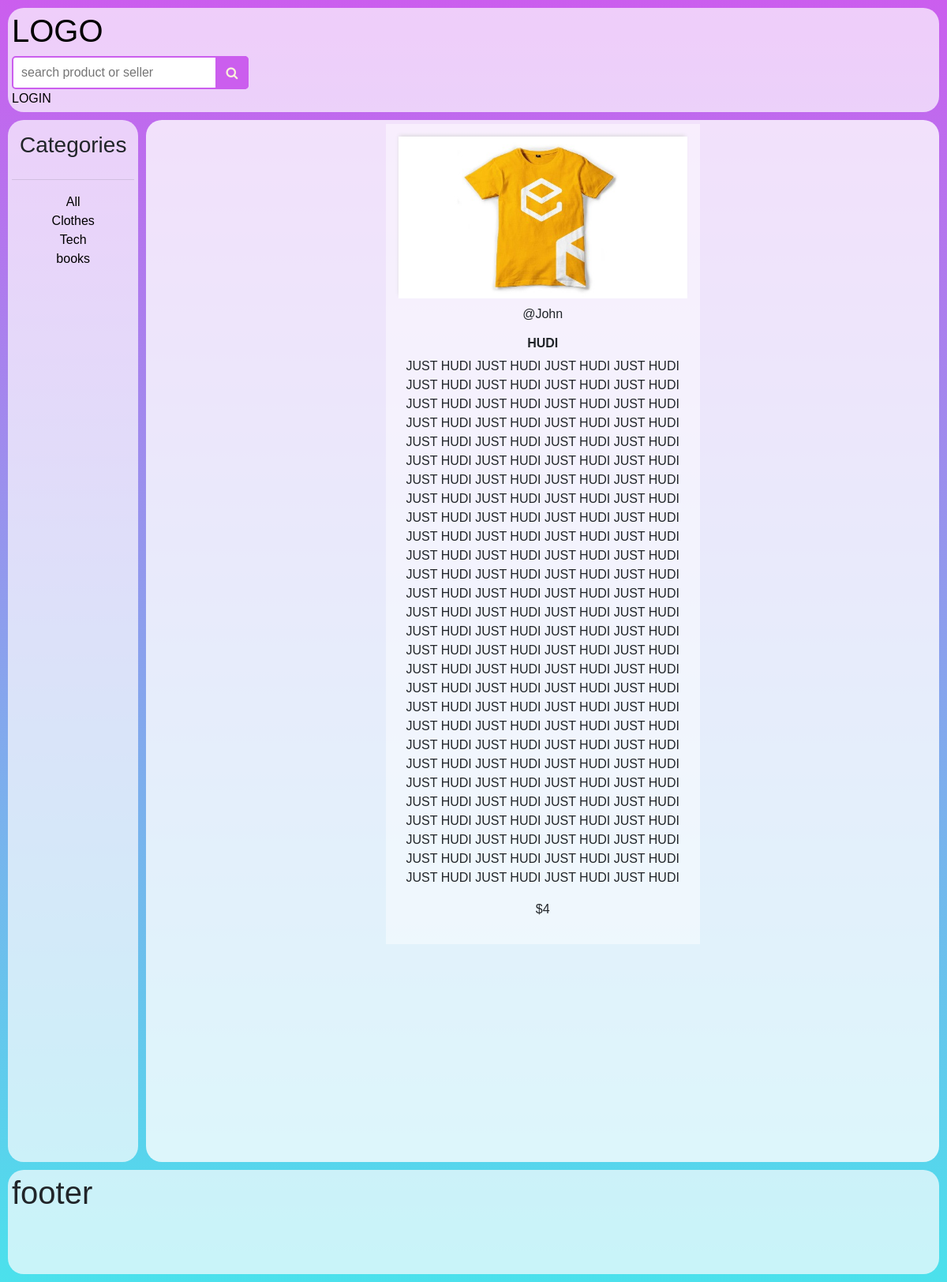
The app's page /product/c60f9ee2-b746-11ec-a160-94de8021488a/ with its own data.
### store/models.py (models this page shows, shortened)
class Category(models.Model):
    name = models.CharField(max_length=200, db_index=True)
    slug = models.SlugField(max_length=200, db_index=True, unique=True)
    class Meta:
        ordering = ('name',)
        verbose_name = 'Category'
        verbose_name_plural = 'Categories'

class Product(models.Model):
    seller =  models.ForeignKey(User,on_delete=models.CASCADE ,related_name='products')
    category = models.ForeignKey(Category, related_name='products',on_delete=models.SET_NULL,null=True)
    name = models.CharField(max_length=200, db_index=True)
    image = models.ImageField(blank=True,null = True)
    description = models.TextField(blank=True)
    price = models.PositiveIntegerField()
    quantity = models.PositiveIntegerField()
    available = models.BooleanField(default=True)
    created = models.DateTimeField(auto_now_add=True)
    updated = models.DateTimeField(auto_now=True)
    id = models.UUIDField(primary_key=True, default=uuid.uuid1, editable=False)
    class Meta:
        ordering = ('name',)
        verbose_name = 'Товар'
        verbose_name_plural = 'Товары'
    @property
    def ImageURL(self):
        try:
            url = self.image.url
        except:
            url = ''
        return url

class User(AbstractUser):
    email = models.EmailField(unique=True,max_length=250)
    avatar = models.ImageField(null=True, default="avatar.svg")

### store/views.py (the view)
# urls.py: path('product/<uuid:uuid>/',views.product_detail,name = 'product'),
def product_detail(request,uuid):
    categories = Category.objects.all()
    product = get_object_or_404(Product,id=uuid,available=True)
    context = {'product':product,'categories':categories}
    return render(request,'store/product_detail.html',context)

### store/templates/store/product_detail.html
{% include 'main.html' %}
<nav>
    <h3 style='align:center; padding:10px;'>Categories</h3>
    <hr>
    <div align='center'>
        <a href="{% url 'store' %}">All</a>
    </div>
    {% for category in categories %}
     <div align = 'center'>
        <a href="{% url 'store' %}?search={{category.slug}}">{{category.name}}</a>
    </div>
    {% endfor %}
</nav>
<section>
    <div style='margin:0% 30% 0% 30%' align='center'>
        <div class='product-wrapper'>
        <img src="{{product.ImageURL}}" class='thumbnail'>
        <h6 style=" align: right; padding-top:10px">@{{product.seller.username}}</h6>
        <h6 style=" padding-top:10px;align:left;" ><strong>{{product.name}}</strong></h6>
        <p>{{product.description}}</p>
        <p>${{product.price}}</p>
        </div>
    </div>
</section>
<footer>
    <h1>footer</h1>
</footer>

### static/style/main.css (style rules this page uses)
* { scrollbar-width: thin; scrollbar-color: rgb(255, 255, 255) rgb(0, 0, 0); }
body { font-family: 'Montserrat', sans-serif; display: grid; grid-template-areas: "header header header" "nav section section" "footer footer footer"; grid-template-rows: 1fr 10fr 1fr; grid-template-columns: 1fr 11fr; grid-gap: 10px; margin: 10px; background: linear-gradient(#cb5eee,#4be1ec); }
nav { background: #fffeffb2; border-radius: 20px; grid-area: nav; }
section { background: #ffffffcb; border-radius: 20px; grid-area: section; }
footer { background: #fffeffb2; border-radius: 20px; grid-area: footer; }
header, nav, section, aside, footer { padding: 5px; }
.product-wrapper { padding: 1em; background-color: #ffffff6e; }
.thumbnail { width: 100%; height: auto; -webkit-box-shadow: -1px -3px 5px -2px rgba(214,214,214,1); -moz-box-shadow: -1px -3px 5px -2px rgba(214,214,214,1); box-shadow: -1px -3px 5px -2px rgba(214,214,214,1); }
h1,h2,h3,h4,h5,h6 { font-family: 'Montserrat', sans-serif; }
a { color: #000; text-decoration: none; }

### records on screen
Category: name "Clothes"
Category: name "Tech"
Category: name "books"
Product: ImageURL (picture), seller.username "John", name "HUDI", description "JUST HUDI JUST HUDI JUST HUDI JUST HUDI JUST HUDI JUST HUDI JUST HUDI JUST HUDI JUST HUDI JUST HUDI JUST HUDI JUST HUDI JUST HUDI JUST HUDI JUST HUDI JUST HUDI JUST HUDI JUST HUDI JUST HUDI JUST HUDI JUST HUDI JUST HUDI JUST HUDI JUST HUDI JUST HUDI JUST HUDI JUST HUDI JUST HUDI JUST HUDI JUST HUDI JUST HUDI JUST HUDI JUST HUDI JUST HUDI JUST HUDI JUST HUDI JUST HUDI JUST HUDI JUST HUDI JUST HUDI JUST HUDI JUST HUDI JUST HUDI JUST HUDI JUST HUDI JUST HUDI JUST HUDI JUST HUDI JUST HUDI JUST HUDI JUST HUDI JUST HUDI JUST HUDI JUST HUDI JUST HUDI JUST HUDI JUST HUDI JUST HUDI JUST HUDI JUST HUDI JUST HUDI JUST HUDI JUST HUDI JUST HUDI JUST HUDI JUST HUDI JUST HUDI JUST HUDI JUST HUDI JUST HUDI…", price "4"
